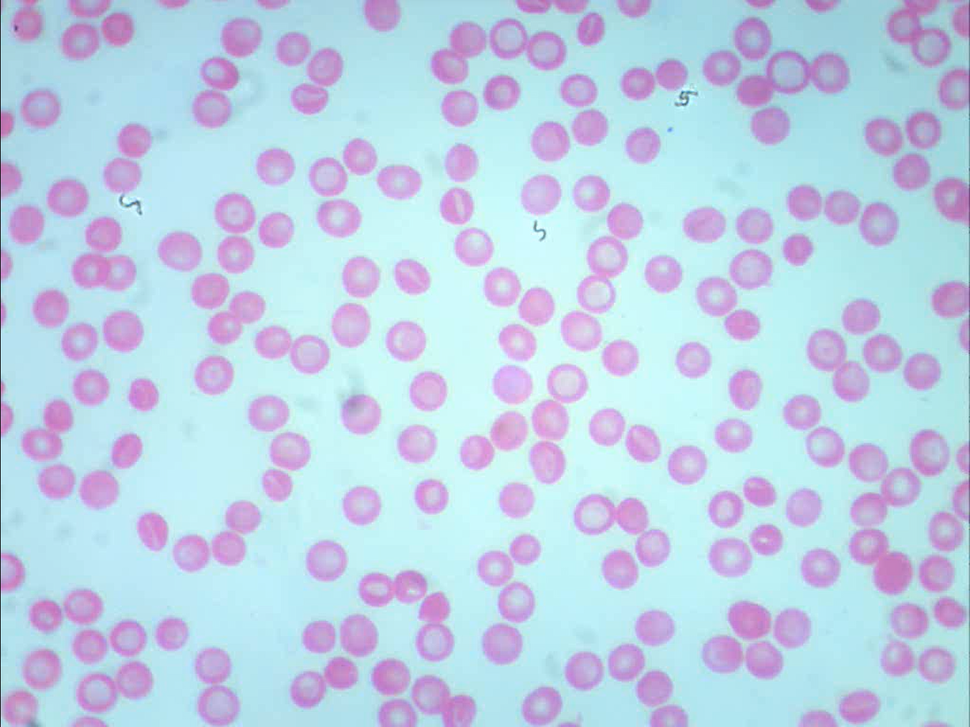
#> input picture Creating_bin_img/photo_01.png, 970 x 727 px, shrunk from 1441 x 1080 before the run, found by its file name
$ jupyter execute --allow-errors Serious_data_prep.ipynb
#> lines starting #> are read from the running program, lines starting #| are printed output that depends on the picture; after the words box and inside, x2 and y2 are one past the last pixel; in counts of white or black regions, pixels touching at a corner belong together
# Serious data prep

### 1. Changing file names
renaming raw photos according to the following formula: photo i (where i is the photo number from 01)

[cell 1]
import os

folder_path = "C:\\Users\\Kasia\\OV_notebooks\\openvino_env\\Scripts\\openvino_notebooks\\notebooks\\000-erytrocyty\\data\\rav"

# Sprawdź czy ścieżka istnieje
if os.path.exists(folder_path):
    # Zmienne do numerowania zdjęć
    counter = 1

    # Przejdź przez pliki w folderze
    for filename in os.listdir(folder_path):
        # Pełna ścieżka pliku
        old_path = os.path.join(folder_path, filename)

        # Rozszerzenie pliku
        extension = os.path.splitext(filename)[1]

        # Nowa nazwa pliku
        new_filename = f"photo_{counter:02d}{extension}"

        # Pełna ścieżka nowego pliku
        new_path = os.path.join(folder_path, new_filename)

        # Zmiana nazwy pliku
        os.rename(old_path, new_path)

        # Zwiększ licznik
        counter += 1

    print("Zmieniono nazwy plików.")
else:
    print("Podana ścieżka nie istnieje.")

### 2. Selecting the binarization threshold

[cell 2]
import os
import cv2 as cv
import matplotlib.pyplot as plt
from matplotlib.widgets import Slider

folder_path = r"C:\\Users\\Kasia\\OV_notebooks\\openvino_env\\Scripts\\openvino_notebooks\\notebooks\\000-erytrocyty\\data\\rav"
source_file = "photo_06.png"
img_path = os.path.join(folder_path, source_file)

def draw_histogram(image, title):
    # Oblicz histogramy dla kanałów RGB
    hist_red = cv.calcHist([image], [0], None, [256], [0, 256])
    hist_green = cv.calcHist([image], [1], None, [256], [0, 256])
    hist_blue = cv.calcHist([image], [2], None, [256], [0, 256])

    # Rysuj histogramy na jednym wykresie
    plt.plot(hist_red, color='red', label='Red')
    plt.plot(hist_green, color='green', label='Green')
    plt.plot(hist_blue, color='blue', label='Blue')

    plt.title(title)
    plt.xlabel('Wartość piksela')
    plt.ylabel('Ilość pikseli')
    plt.xlim([0, 256])
    plt.legend()
    plt.show()

# Sprawdź, czy plik istnieje
#> (the rest of this cell did not finish here and is left out)

### 3. Printing exemple of makin bin pic (checking if treshold was set correctly)

[cell 3]
import os
import cv2 as cv
import matplotlib.pyplot as plt
from matplotlib.widgets import Slider

folder_path = r"C:\\Users\\Kasia\\OV_notebooks\\openvino_env\\Scripts\\openvino_notebooks\\notebooks\\000-erytrocyty\\data\\rav"
source_file = "photo_01.png"
img_path = os.path.join(folder_path, source_file)

# Sprawdź, czy plik istnieje
assert os.path.exists(img_path), "File could not be read, check with os.path.exists()"

# Wczytaj obraz
img = cv.imread(img_path, cv.IMREAD_COLOR)
#> img is the input picture: shape (727, 970, 3); mean B, G, R 231.2, 209.9, 189.7

# Sprawdź, czy obraz został poprawnie wczytany
assert img is not None, "File could not be read, check with os.path.exists()"

# Podziel obraz na kanały kolorów
b, g, r = cv.split(img)
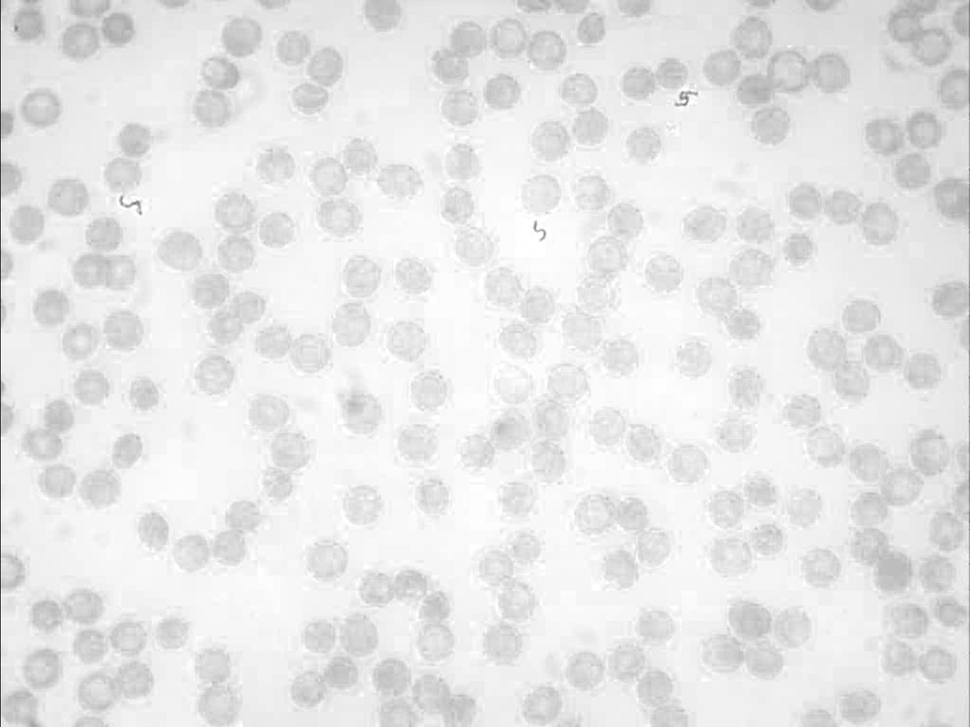
#> b: shape (727, 970); min 57, max 255, mean 231.2
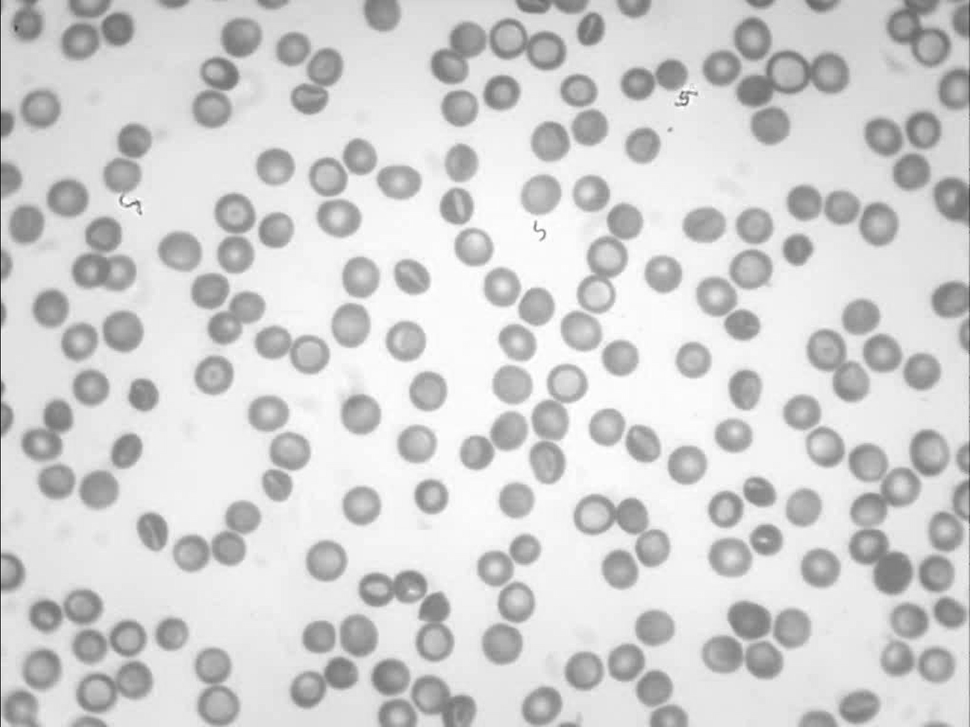
#> g: shape (727, 970); min 35, max 255, mean 209.9
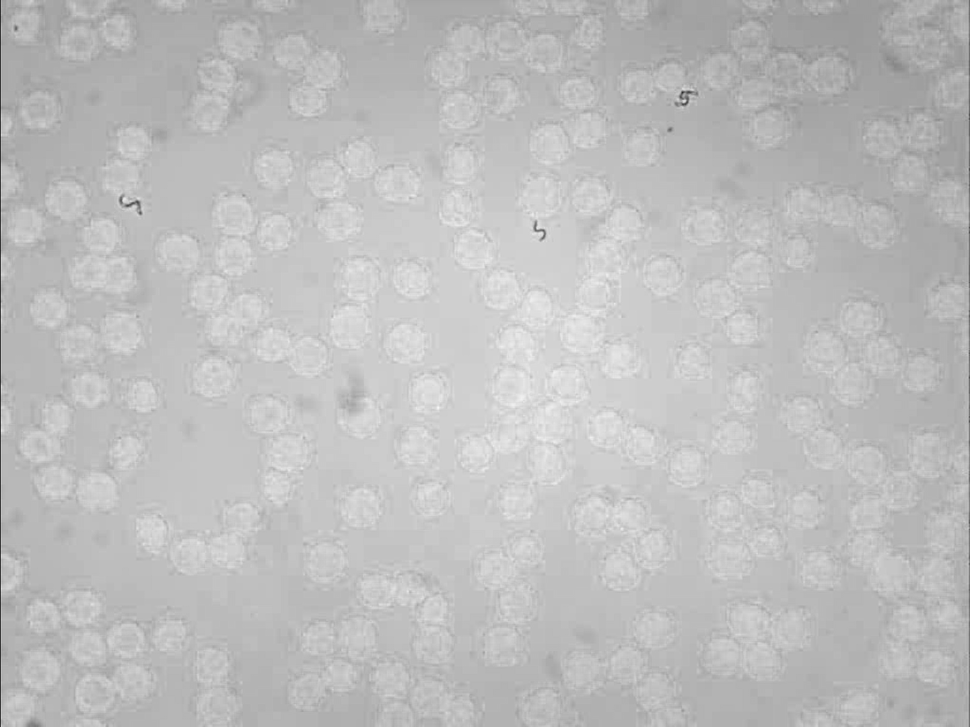
#> r: shape (727, 970); min 41, max 246, mean 189.7

# Ustaw początkowe zakresy wartości dla progów binaryzacji dla kanałów czerwonego, zielonego i niebieskiego
# 195, 146, 208, 196, 170, 217 -> samples of color of an erythrocyte
range_red = [150, 255]
range_green = [200, 255]
range_blue = [130, 230]
# Binaryzacja kanałów czerwonego, zielonego i niebieskiego na podstawie zakresów wartości
_, thresh_r = cv.threshold(r, *range_red, cv.THRESH_BINARY)
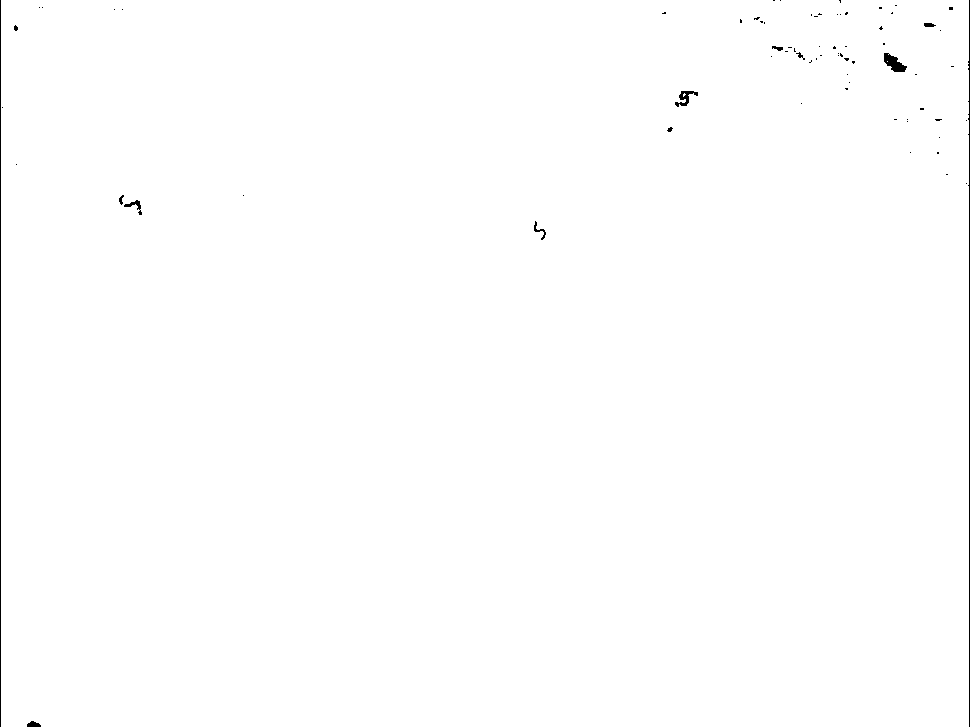
#> thresh_r: shape (727, 970); 99.7% white; black in thin lines or dots
_, thresh_g = cv.threshold(g, *range_green, cv.THRESH_BINARY)
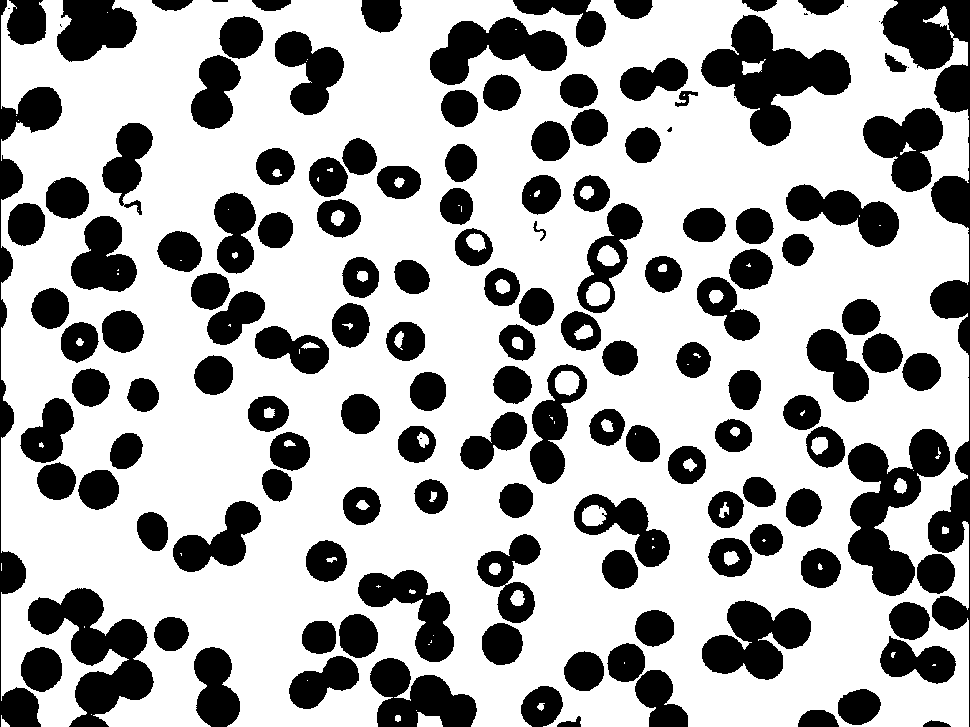
#> thresh_g: shape (727, 970); 67.8% white; 144 black regions (9 under 20 px), largest, box (x1, y1, x2, y2) and area: (881, 0, 970, 727) 12617, (701, 15, 851, 146) 8634, (28, 588, 154, 727) 7739
_, thresh_b = cv.threshold(b, *range_blue, cv.THRESH_BINARY)
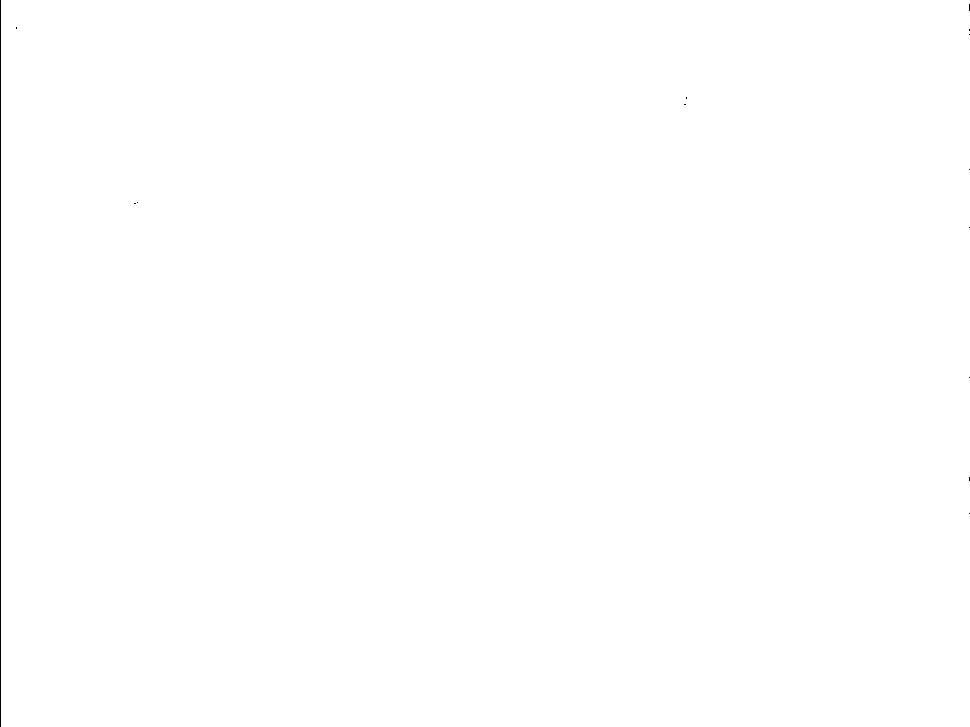
#> thresh_b: shape (727, 970); values 0 (black) and 230 (white), 99.9% white; black in thin lines or dots

# Połączenie binaryzowanych kanałów
binary_image = cv.bitwise_and(thresh_r, cv.bitwise_and(thresh_g, thresh_b))
#> binary_image: shape (727, 970); values 0 (black) and 230 (white), 67.8% white; 162 black regions (27 under 20 px), largest, box (x1, y1, x2, y2) and area: (881, 0, 970, 727) 12619, (701, 15, 851, 146) 8676, (28, 588, 154, 727) 7739

# Konwersja na obraz czarno-biały
binary_image[binary_image > 0] = 255  # Wszystkie wartości różne od zera ustawiane są na 255

# Konwersja na obraz w odcieniach szarości
binary_image = cv.cvtColor(binary_image, cv.COLOR_GRAY2BGR)

def invert_colors(image):
    return cv.bitwise_not(image)

# Funkcja do aktualizacji obrazu po zmianie wartości slidera
def update(val):
    range_red[0] = red_slider_min.val
    range_red[1] = red_slider_max.val
    range_green[0] = green_slider_min.val
    range_green[1] = green_slider_max.val
    range_blue[0] = blue_slider_min.val
    range_blue[1] = blue_slider_max.val

    _, thresh_r = cv.threshold(r, *range_red, cv.THRESH_BINARY)
    _, thresh_g = cv.threshold(g, *range_green, cv.THRESH_BINARY)
    _, thresh_b = cv.threshold(b, *range_blue, cv.THRESH_BINARY)

    # Połączenie binaryzowanych kanałów
    binary_image = cv.bitwise_and(thresh_r, cv.bitwise_and(thresh_g, thresh_b))

    # Konwersja na obraz czarno-biały
    binary_image[binary_image > 0] = 255

    # Inwersja kolorów
    # binary_image = invert_colors(binary_image)

    # Konwersja na obraz w odcieniach szarości
    binary_image_gray = cv.cvtColor(binary_image, cv.COLOR_GRAY2BGR)

    ax.imshow(cv.cvtColor(binary_image_gray, cv.COLOR_BGR2RGB))
    fig.canvas.draw_idle()

# Tworzenie interaktywnego wykresu z suwakami
fig, ax = plt.subplots()
plt.subplots_adjust(bottom=0.3)

# Ustawienia dla suwaka czerwonego (minimalna wartość)
red_slider_min_ax = plt.axes([0.2, 0.1, 0.65, 0.03], facecolor='lightgoldenrodyellow')
red_slider_min = Slider(red_slider_min_ax, 'Red Min', 0, 255, valinit=range_red[0], valstep=1)

# Ustawienia dla suwaka czerwonego (maksymalna wartość)
red_slider_max_ax = plt.axes([0.2, 0.05, 0.65, 0.03], facecolor='lightgoldenrodyellow')
red_slider_max = Slider(red_slider_max_ax, 'Red Max', 0, 255, valinit=range_red[1], valstep=1)

# Ustawienia dla suwaka zielonego (minimalna wartość)
green_slider_min_ax = plt.axes([0.2, 0.15, 0.65, 0.03], facecolor='lightgoldenrodyellow')
green_slider_min = Slider(green_slider_min_ax, 'Green Min', 0, 255, valinit=range_green[0], valstep=1)

# Ustawienia dla suwaka zielonego (maksymalna wartość)
green_slider_max_ax = plt.axes([0.2, 0.2, 0.65, 0.03], facecolor='lightgoldenrodyellow')
green_slider_max = Slider(green_slider_max_ax, 'Green Max', 0, 255, valinit=range_green[1], valstep=1)

# Ustawienia dla suwaka niebieskiego (minimalna wartość)
blue_slider_min_ax = plt.axes([0.2, 0.25, 0.65, 0.03], facecolor='lightgoldenrodyellow')
blue_slider_min = Slider(blue_slider_min_ax, 'Blue Min', 0, 255, valinit=range_blue[0], valstep=1)

# Ustawienia dla suwaka niebieskiego (maksymalna wartość)
blue_slider_max_ax = plt.axes([0.2, 0.3, 0.65, 0.03], facecolor='lightgoldenrodyellow')
blue_slider_max = Slider(blue_slider_max_ax, 'Blue Max', 0, 255, valinit=range_blue[1], valstep=1)

update(None)
# Połączenie suwaków z funkcją aktualizacji
red_slider_min.on_changed(update)
red_slider_max.on_changed(update)
green_slider_min.on_changed(update)
green_slider_max.on_changed(update)
blue_slider_min.on_changed(update)
blue_slider_max.on_changed(update)

plt.show()
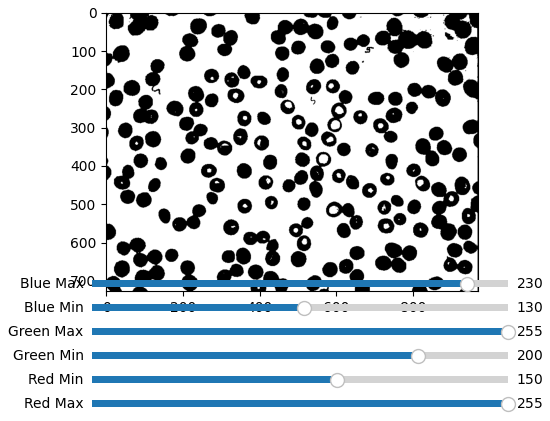
#> figure drawn by matplotlib, 7 panels
